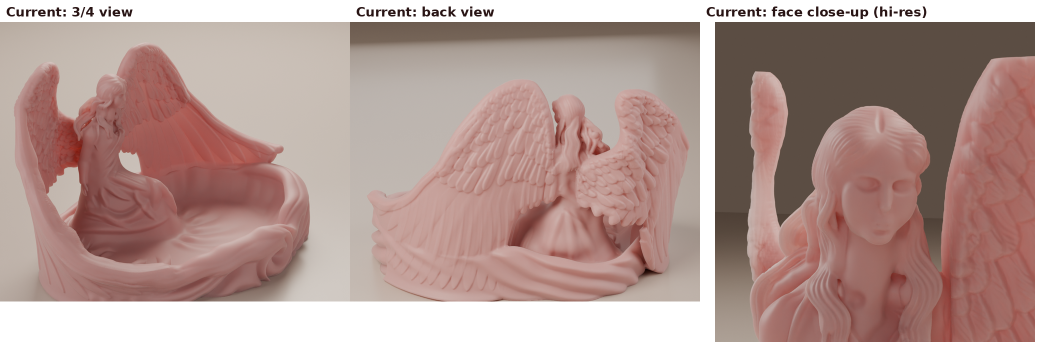
#> input picture angel-dish/progress/angel_progress_views.png, 2100 x 684 px (shown at 1/2 size)
$ python head_cmp.py ../progress/angel_progress_views.png
#> lines starting #> are read from the running program, lines starting #| are printed output that depends on the picture; pictures that were not available may be replaced by others from this repository, and a replacement may not be noted
"""python3 head_cmp.py render_refzoom.png out.png --box x0,y0,x1,y1 : ref crop (upscaled) | render | blend"""
import sys, os
from PIL import Image
HERE = os.path.dirname(os.path.abspath(__file__))
a = sys.argv[1:]
box = [int(v) for v in (a[a.index('--box') + 1] if '--box' in a else '360,110,540,300').split(',')]
r = Image.open(a[0]).convert('RGB')
#> r is the input picture: PIL image 2100x684 RGB; mean R, G, B 177.7, 150.7, 144.7
ref = Image.open(os.path.join(HERE, '..', 'ref', 'reference.png')).convert('RGB').crop(box).resize(r.size, Image.BICUBIC)
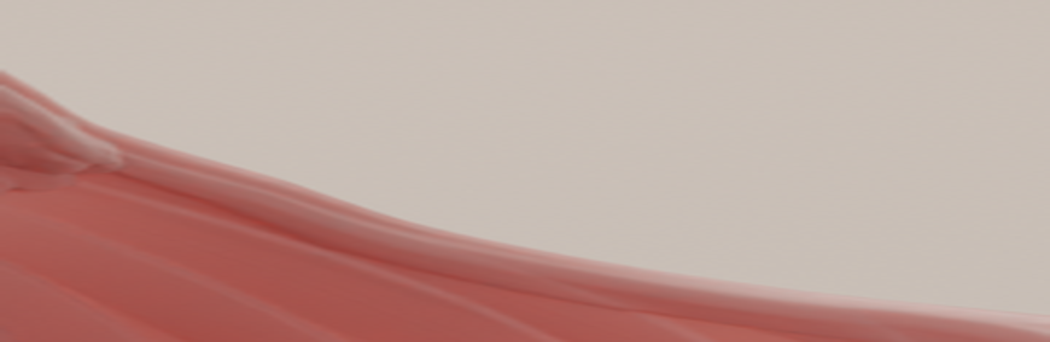
#> ref: PIL image 2100x684 RGB (shown at 1/2 size); mean R, G, B 190.9, 160.6, 152.8
H = 900; s = H / r.height
#> after `s = H / r.height`: s = 1.32
ref = ref.resize((int(r.width * s), H), Image.LANCZOS); r = r.resize(ref.size, Image.LANCZOS)
o = Image.new('RGB', (ref.width * 3, H))
#> o: PIL image 8289x900 RGB; every value is 0
o.paste(ref, (0, 0)); o.paste(r, (ref.width, 0)); o.paste(Image.blend(ref, r, 0.5), (2 * ref.width, 0))
#> after `o.paste(ref, (0, 0))`:
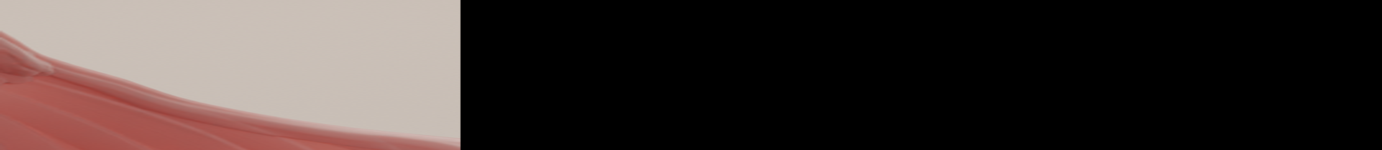
#> o: PIL image 8289x900 RGB (shown at 1/6 size); mean R, G, B 63.6, 53.5, 51
#> after `o.paste(r, (ref.width, 0))`:
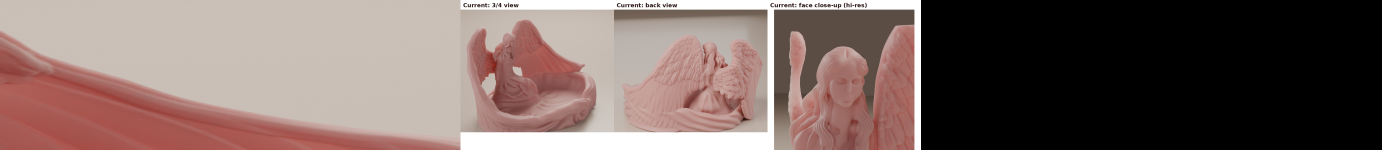
#> o: PIL image 8289x900 RGB (shown at 1/6 size); mean R, G, B 122.9, 103.7, 99.2
#> after `o.paste(Image.blend(ref, r, 0.5), (2 * ref.width, 0))`:
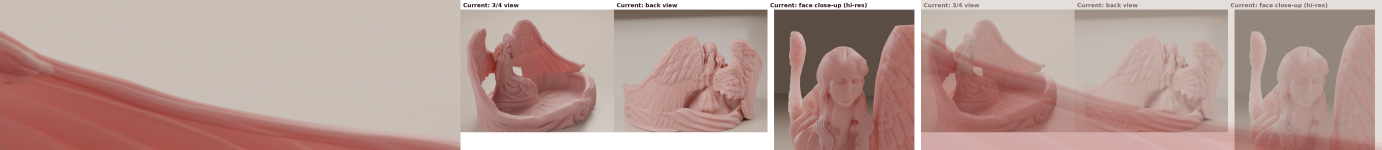
#> o: PIL image 8289x900 RGB (shown at 1/6 size); mean R, G, B 184.2, 155.5, 148.7
#> (the run stopped early here; a loop or call above may not have finished)

$ run again, on angel-dish/progress/best_of_threeq.png
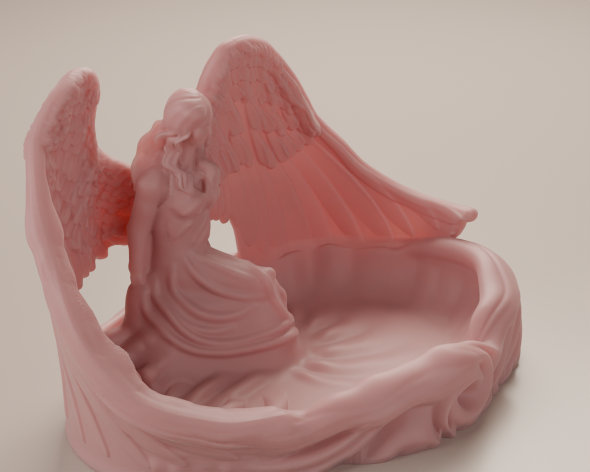
#> input picture angel-dish/progress/best_of_threeq.png, 1179 x 943 px (shown at 1/2 size)
#> `ref = Image.open(os.path.join(HERE, '..', 'ref', 'reference.png')).con..`:
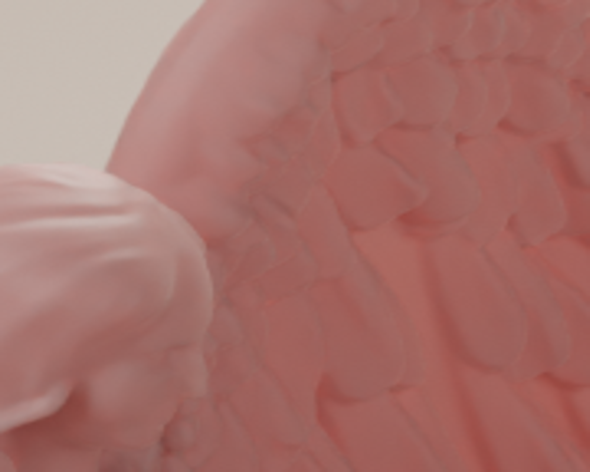
#> ref: PIL image 1179x943 RGB (shown at 1/2 size); mean R, G, B 166.9, 113.6, 107.8
#> `o.paste(Image.blend(ref, r, 0.5), (2 * ref.width, 0))`:
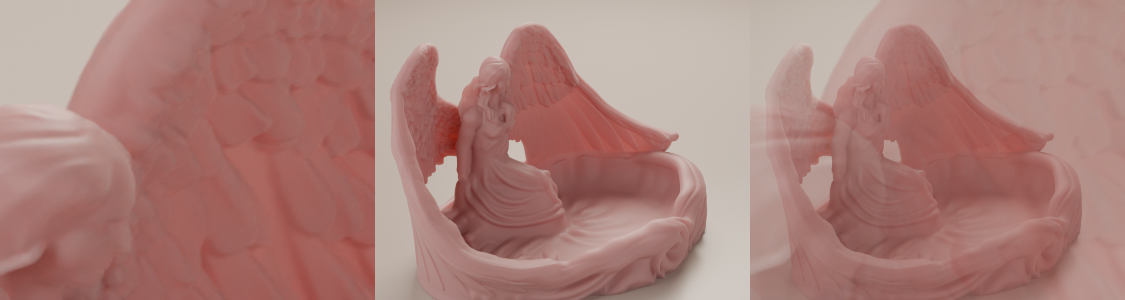
#> o: PIL image 3375x900 RGB (shown at 1/3 size); mean R, G, B 170.9, 127.8, 121.5

$ run again, on angel-dish/progress/latest_stl_renders.png
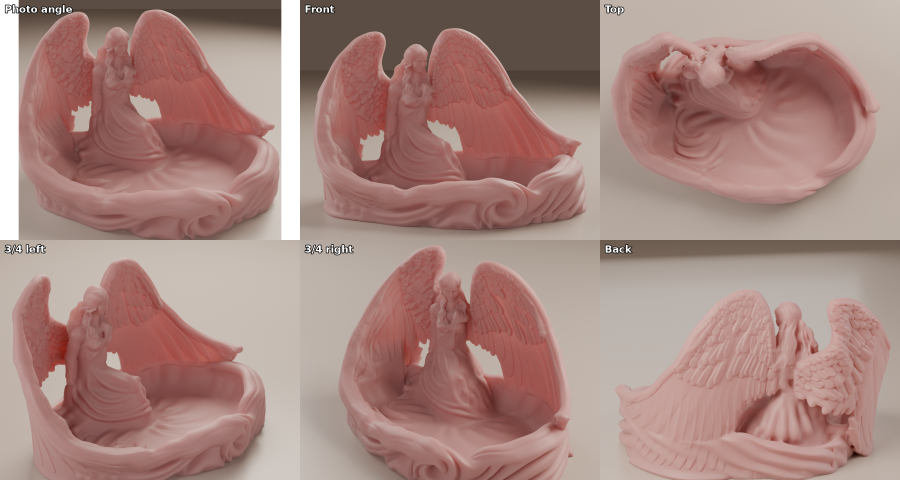
#> input picture angel-dish/progress/latest_stl_renders.png, 2700 x 1440 px (shown at 1/3 size)
#> r is the input picture: PIL image 2700x1440 RGB; mean R, G, B 167, 134, 127.3
#> `ref = Image.open(os.path.join(HERE, '..', 'ref', 'reference.png')).con..`:
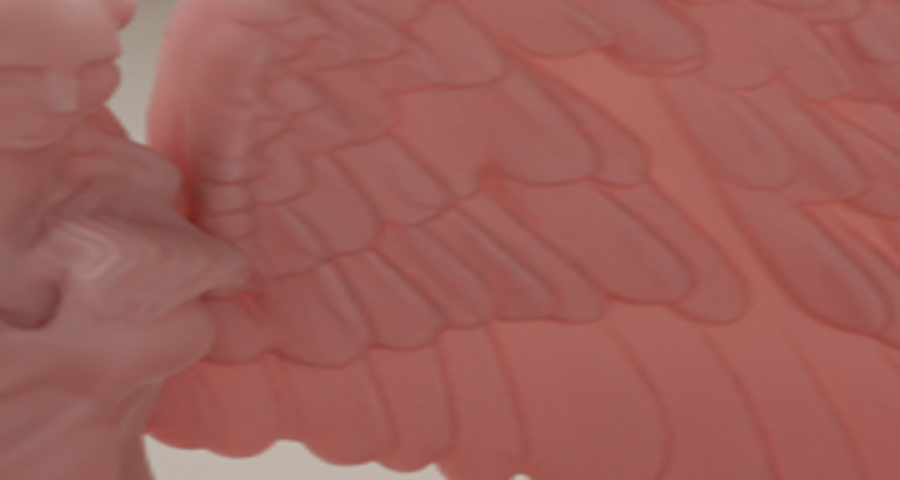
#> ref: PIL image 2700x1440 RGB (shown at 1/3 size); mean R, G, B 157.8, 95.3, 89.6
#> r: PIL image 1687x900 RGB
#> `o.paste(Image.blend(ref, r, 0.5), (2 * ref.width, 0))`:
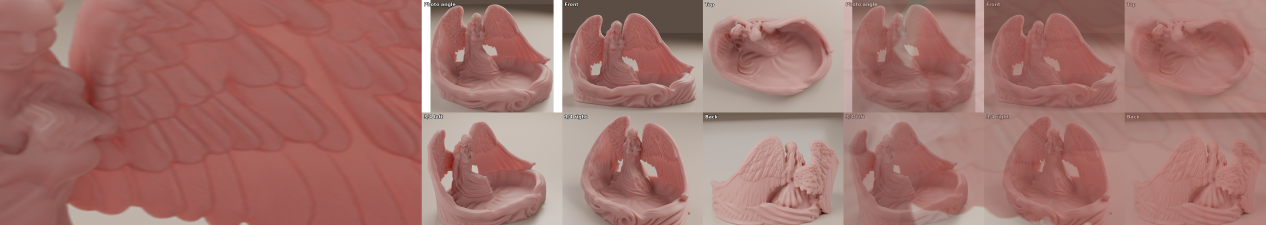
#> o: PIL image 5061x900 RGB (shown at 1/4 size); mean R, G, B 162.3, 114.6, 108.4
